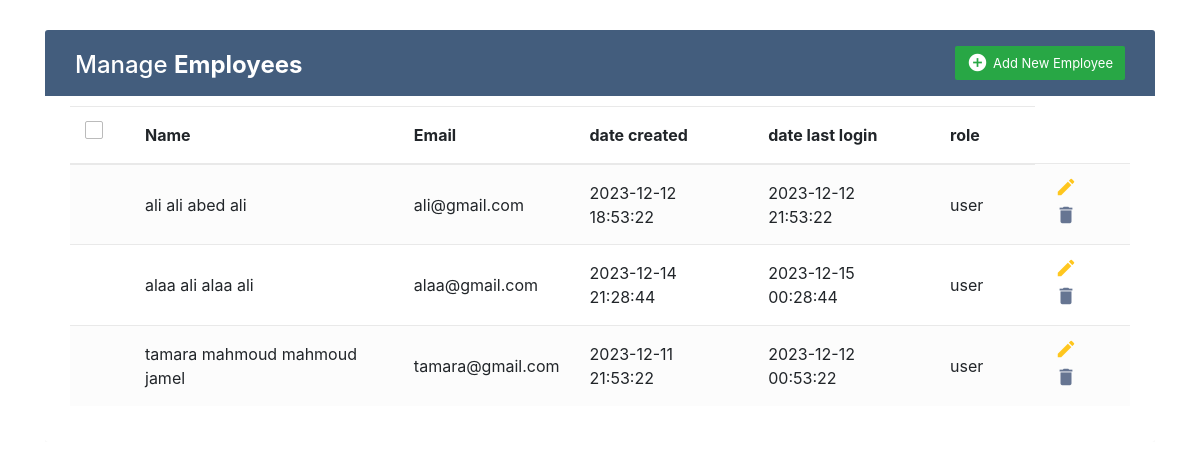
Page /users.php (signed in) on the committed database.
### tables this page shows
CREATE TABLE `users` (
  `ID` int(11) NOT NULL,
  `Name` varchar(255) NOT NULL,
  `Email` varchar(255) NOT NULL,
  `password` varchar(50) NOT NULL,
  `date created` timestamp NOT NULL DEFAULT current_timestamp() ON UPDATE current_timestamp(),
  `date last login` datetime NOT NULL,
  `role` enum('admin','user') NOT NULL DEFAULT 'user'
);

### users.php (the view, shortened to what this page needs)
<?php
include('config.php');
?>
<!DOCTYPE html>
<html lang="en">
<head>
    <link rel="stylesheet" href="users.css">
    <link rel="stylesheet" href="https://stackpath.bootstrapcdn.com/bootstrap/4.5.0/css/bootstrap.min.css">
    <link rel="stylesheet" href="https://maxcdn.bootstrapcdn.com/font-awesome/4.7.0/css/font-awesome.min.css">
    <link rel="stylesheet" href="https://cdn.jsdelivr.net/npm/bootstrap@4.4.1/dist/css/bootstrap.min.css">
</head>
<body>
    <div class="container-xl">
        <div class="table-responsive">
            <div class="table-wrapper">
                <div class="table-title">
                    <div class="row">
                        <div class="col-sm-6">
                            <h2>Manage <b>Employees</b></h2>
                        </div>
                        <div class="col-sm-6">
                            <a href="#addEmployeeModal" class="btn btn-success" data-toggle="modal"><i class="material-icons">&#xE147;</i> <span>Add New Employee</span></a>
                        </div>
                    </div>
                </div>
                <table class="table table-striped table-hover">
                    <thead>
                        <tr>
                            <th>
                                <span class="custom-checkbox">
                                    <label for="selectAll"></label>
                                </span>
                            </th>
                            <th>Name</th>
                            <th>Email</th>
                            <th>date created</th>
                            <th>date last login</th>
                            <th>role</th>
                        </tr>
                    </thead>
                    <tbody>
                        <?php
                        $user = $_SESSION['id'];
                        $query = $pdo->prepare("SELECT * FROM users WHERE ID !=:user");
                        $query->bindParam(':user', $user);
                        $query->execute();
                        $users = $query->fetchAll(PDO::FETCH_ASSOC);
                        ?>
                        <?php foreach ($users as $user) {
                        ?>
                            <tr>
                                <td>
                                </td>
                                <td><?php echo $user['Name'];
                                    ?></td>
                                <td><?php echo $user['Email'];
                                    ?></td>
                                <td><?php echo $user['date created'];
                                    ?></td>
                                <td><?php echo $user['date last login'];
                                    ?></td>
                                <td><?php echo $user['role'];
                                    ?></td>
                                <td>
                                    <a href="#editEmployeeModal" class="edit" data-toggle="modal"><i class="material-icons" data-toggle="tooltip" title="Edit">&#xE254;</i></a>
                                    <a href="#deleteEmployeeModal" class="deleteButton" id="del" data-toggle="modal"><i class="material-icons" data-toggle="tooltip" title="Delete">&#xE872;</i></a>
                                </td>
                            </tr>
                        <?php }
                        ?>
                    </tbody>
                </table>
            </div>
        </div>
    </div>
</body>
</html>

### users.css (style rules this page uses)
body { color: #566787; background: #f5f5f5; font-family: 'Varela Round', sans-serif; font-size: 13px; }
.table-responsive { margin: 30px 0; }
.table-wrapper { background: #fff; padding: 20px 25px; border-radius: 3px; min-width: 1000px; box-shadow: 0 1px 1px rgba(0, 0, 0, .05); }
.table-title { padding-bottom: 15px; background: #435d7d; color: #fff; padding: 16px 30px; min-width: 100%; margin: -20px -25px 10px; border-radius: 3px 3px 0 0; }
.table-title h2 { margin: 5px 0 0; font-size: 24px; }
.table-title .btn { color: #fff; float: right; font-size: 13px; border: none; min-width: 50px; border-radius: 2px; border: none; outline: none !important; margin-left: 10px; }
.table-title .btn i { float: left; font-size: 21px; margin-right: 5px; }
.table-title .btn span { float: left; margin-top: 2px; }
table.table tr th, table.table tr td { border-color: #e9e9e9; padding: 12px 15px; vertical-align: middle; }
table.table tr th:first-child { width: 60px; }
table.table tr th:last-child { width: 100px; }
table.table-striped tbody tr:nth-of-type(odd) { background-color: #fcfcfc; }
table.table td:last-child i { opacity: 0.9; font-size: 22px; margin: 0 5px; }
table.table td a { font-weight: bold; color: #566787; display: inline-block; text-decoration: none; outline: none !important; }
table.table td a.edit { color: #FFC107; }
table.table td i { font-size: 19px; }
.custom-checkbox { position: relative; }
.custom-checkbox label:before { width: 18px; height: 18px; }
.custom-checkbox label:before { content: ''; margin-right: 10px; display: inline-block; vertical-align: text-top; background: white; border: 1px solid #bbb; border-radius: 2px; box-sizing: border-box; z-index: 2; }

### rows in the picture
users: Name "ali ali abed ali", Email "ali@gmail.com", date created "2023-12-12 18:53:22", date last login "2023-12-12 21:53:22", role "user"
users: Name "alaa ali alaa ali", Email "alaa@gmail.com", date created "2023-12-14 21:28:44", date last login "2023-12-15 00:28:44", role "user"
users: Name "tamara mahmoud mahmoud jamel", Email "tamara@gmail.com", date created "2023-12-11 21:53:22", date last login "2023-12-12 00:53:22", role "user"
